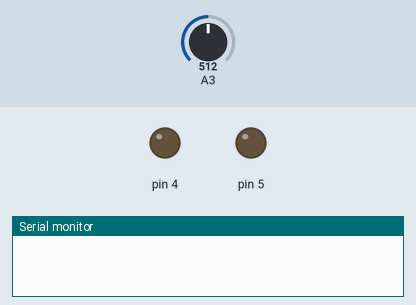
This sketch was run on a simulated Arduino Mega 2560, built with avr-gcc and run on an emulated ATmega2560. Shown: output pins drawn as LEDs (lit = HIGH), the last lines printed to the serial monitor. Inputs (shaded band) come from the test bench; at power-on: A3 = 512.

Above: at 0.1 s.
At 4.1 s:
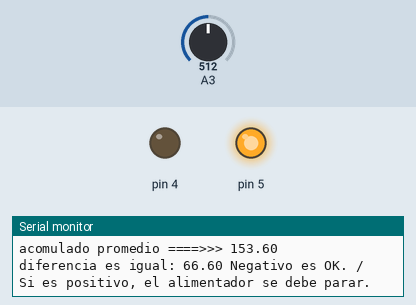
Timing chart, 0 to 5.6 s (numbered marks = the images above):
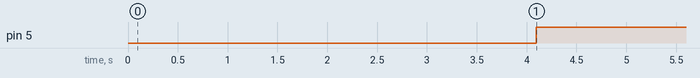

The sketch:

Explicado.ino
```cpp
#include <Controllino.h>
//Puse varios print y println para que puedan hacer pruebas y entender mejor el funcionamiento
//Al momento de ya quedar en producción, eliminar todos los "Serial.println()" y "Serial.print()"


//variables flobales

  /* El primer numero de la siguiente operación significa lo amperes a los que se debe de detener el alimentador.
   *  Ejemplo, si se busca que el alimentador se pare al 87% de capacidad debe de estár 8.7/0.03 */
float detenerAlimentador = 8.7/0.03;
int muestras = 8; //cantidad de muestas a promediar
int espera = 250; // tiempo entre muestra y muestra
int preatasco = 4000; //milesimas de segundos que se debe de esperar antes de volver a intentar avanzar
int tciclo = 2000; //milesimas de segundos que espera para repetir ciclo

void setup() {
  // put your setup code here, to run once:
  pinMode(CONTROLLINO_A3, INPUT);
  pinMode(CONTROLLINO_D2, OUTPUT);
  pinMode(CONTROLLINO_D3, OUTPUT);
  Serial.begin(9600);
}

void loop() {
  // put your main code here, to run repeatedly:
  delay(tciclo);
  float cargaPromedio = calculoMotor();
  Serial.print("diferencia es igual: ");
  Serial.print((cargaPromedio - detenerAlimentador)*0.3);
  Serial.println(" Negativo es OK. / Si es positivo, el alimentador se debe parar.");


  if (cargaPromedio <= detenerAlimentador){
    //Aquí es si la quebradora está ok
    digitalWrite(CONTROLLINO_D2, 1); // Puerto de alimentador
    digitalWrite(CONTROLLINO_D3, 0); // Puerto de luz indicadora
    Serial.println("Quebradora ok |                 (づ๑•ᴗ•๑)づ♡");
  }
  else{
    //Aquí es si la quebradora se empieza a atascar
    digitalWrite(CONTROLLINO_D2, 0);  //Se detiene alimentador
    digitalWrite(CONTROLLINO_D3, 1);  //Se prende la luz indicadora
    Serial.println("preatastco |    Deteniendo alimentador");
    Serial.println("preatastco |                    (¬_¬ )");
    delay(preatasco);
  }
}

//funcion separada para medir el esfuerzo del motor
float calculoMotor()
{
  float motorCarga = 0;
  float acomulador = 0;
  for(int i=0;i<muestras;i++)
  {
    motorCarga = analogRead(CONTROLLINO_A3);
    acomulador = acomulador + motorCarga;
    delay(espera);
    Serial.print("muestra individual: ");
    Serial.println(motorCarga*0.3);
  }
  acomulador = acomulador/muestras;
  Serial.print("acomulado promedio ====>>> ");
  Serial.println(acomulador*0.3);
  return(acomulador);
}

/* Si el controllino se maneja en 24V cada punto en el input es igual a "1 digit = 0,03V (30,0mV)"
*/
```

Measured:
- by itself, pin 5: LOW → HIGH at 4.1 s
